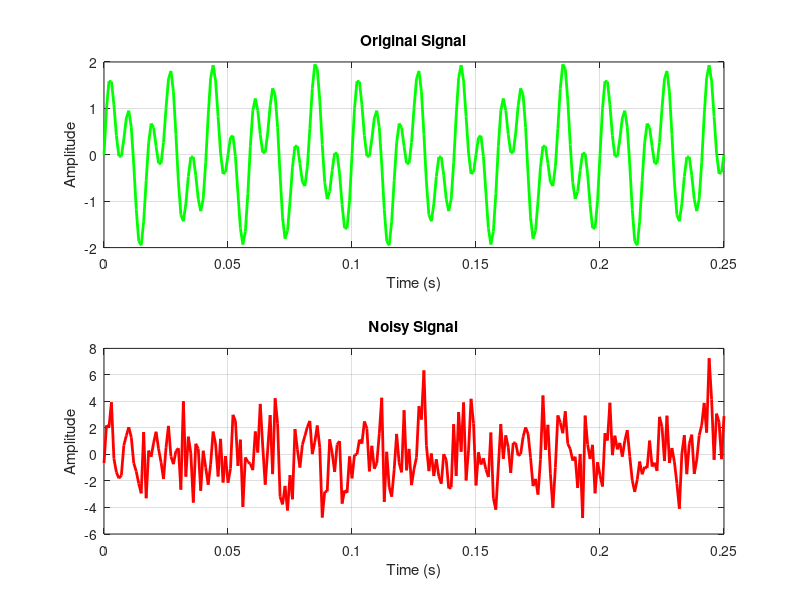
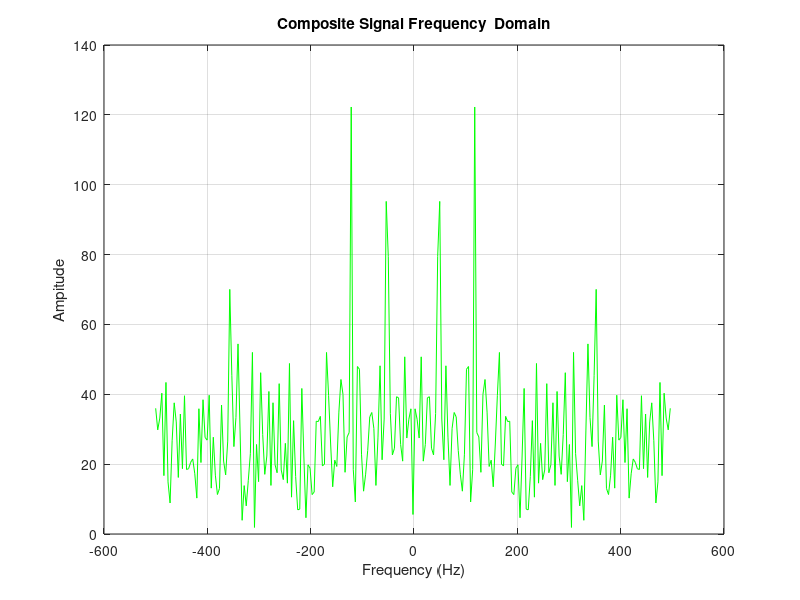
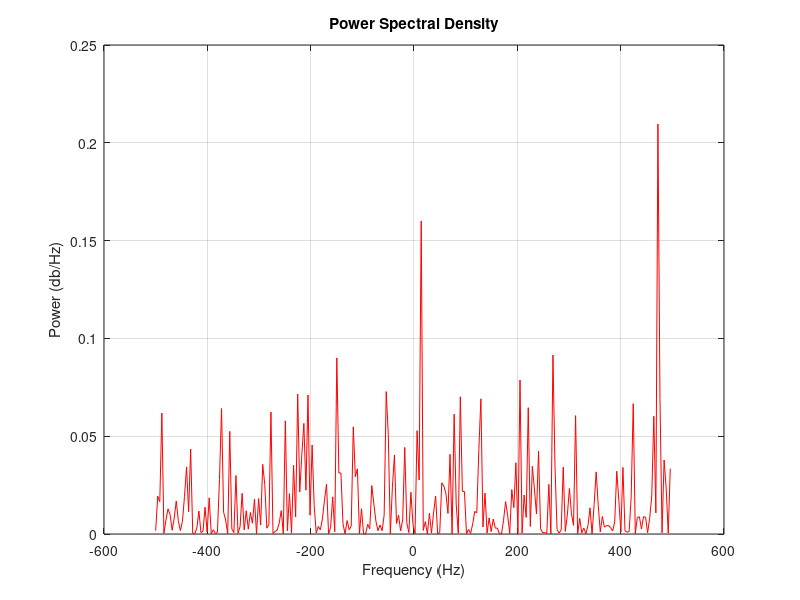
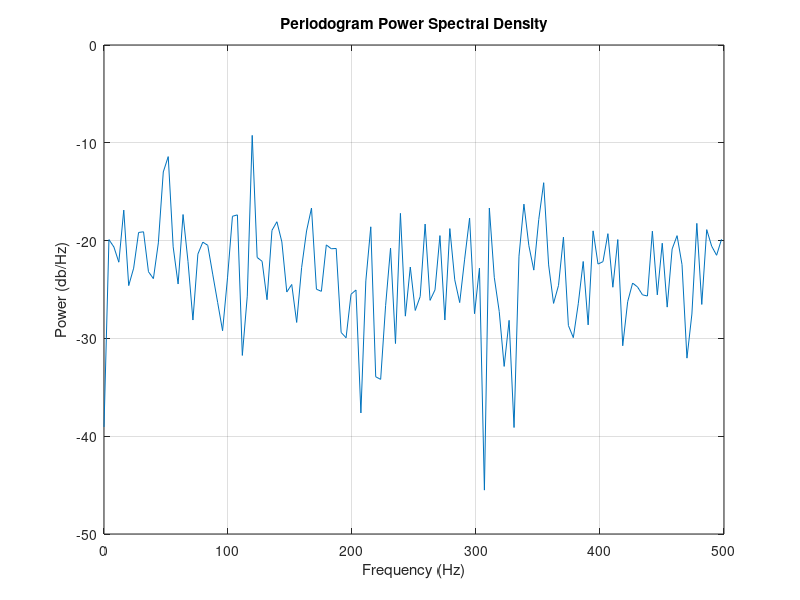

Here is the MATLAB script that generated these plots, in order:
%Task1
t = 0 : 1/1000: 0.25;
sig = sin(2*pi*50*t) + sin(2*pi*120*t);
%%
%Task2
noise = 0 + 2*randn(size(sig));
noisySignal = sig + noise;
figure
subplot(2,1,1);
plot(t, sig, 'g', 'LineWidth', 2);
title('Original Signal');
xlabel('Time (s)');
ylabel('Amplitude');
grid on;
subplot(2,1,2);
plot(t, noisySignal, 'r', 'LineWidth', 2);
title('Noisy Signal');
xlabel('Time (s)');
ylabel('Amplitude');
grid on;
%%
%Task3
N = length(sig);
f = (-N/2:(N/2)-1)*1000/N;
figure
plot(f, fftshift(abs(fft(noisySignal, 251))), 'g');
title('Composite Signal Frequency  Domain');
xlabel('Frequency (Hz)');
ylabel('Ampitude');
grid on;
%%
%Task4
Pyy = noisySignal.*conj(noisySignal)/251;
f1 = 1000/251*(0:127);
figure
plot(f, Pyy, 'r');
title('Power Spectral Density');
xlabel('Frequency (Hz)');
ylabel('Power (db/Hz)');
grid on;
%%
%Task5
[Pyy2, w] = periodogram(noisySignal, rectwin(length(noisySignal)), length(noisySignal), 1000);
figure
plot(w, 10*log10(Pyy2));
title('Periodogram Power Spectral Density');
xlabel('Frequency (Hz)');
ylabel('Power (db/Hz)');
grid on;
%%
%Task6
figure
plot(abs(f(1:50)), Pyy(1:50), 'r');
title('Power Spectral Density 1  to 50 values');
xlabel('Frequency (Hz)');
ylabel('Power (db/Hz)');
grid on;
